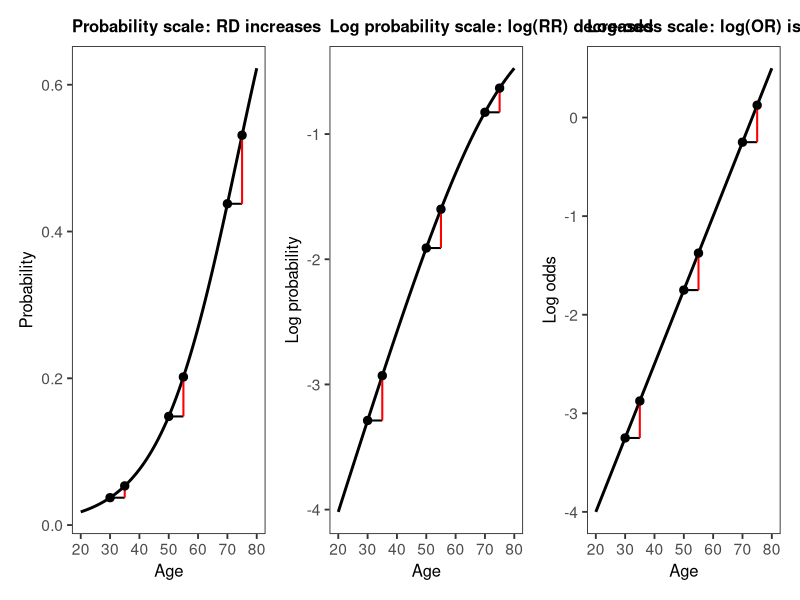

Generate this figure with R:
library(data.table)
library(ggplot2)
library(patchwork)

theme_set(
  theme_bw(base_size = 14) +
    theme(
      panel.grid = element_blank(),
      plot.title = element_text(face = "bold", size = 12),
      axis.title = element_text(size = 12)
    )
)

ages_plot <- seq(20, 80, by = 0.1)

plot_data <- data.table(
  age = ages_plot
)

plot_data[, probability :=
            plogis(-5.5 + 0.075 * age)]

plot_data[, log_probability := log(probability)]

plot_data[, log_odds :=
            -5.5 + 0.075 * age]


highlight <- data.table(
  age = c(30, 50, 70)
)

highlight[, p_age :=
            plogis(-5.5 + 0.075 * age)]

highlight[, p_next :=
            plogis(-5.5 + 0.075 * (age + 5))]

highlight[, log_p_age := log(p_age)]
highlight[, log_p_next := log(p_next)]

highlight[, log_odds_age :=
            -5.5 + 0.075 * age]

highlight[, log_odds_next :=
            -5.5 + 0.075 * (age + 5)]




##

make_plot <- function(yvar, y_start, y_end, ylab, title) {
  
  ggplot(plot_data, aes(x = age, y = .data[[yvar]])) +
    geom_line(linewidth = 1) +
    geom_segment(
      data = highlight,
      aes(
        x = age,
        xend = age + 5,
        y = .data[[y_start]],
        yend = .data[[y_start]]
      ),
      linewidth = 0.7
    ) +
    geom_segment(
      data = highlight,
      aes(
        x = age + 5,
        xend = age + 5,
        y = .data[[y_start]],
        yend = .data[[y_end]]
      ),
      linewidth = 0.7,
      color = "red"
    ) +
    geom_point(
      data = highlight,
      aes(x = age, y = .data[[y_start]]),
      size = 2.5
    ) +
    geom_point(
      data = highlight,
      aes(x = age + 5, y = .data[[y_end]]),
      size = 2.5
    ) +
    scale_x_continuous(
      breaks = seq(20, 80, by = 10)
    ) +
    labs(
      title = title,
      x = "Age",
      y = ylab
    )
}

p1 <- make_plot(
  "probability",
  "p_age",
  "p_next",
  "Probability",
  "Probability scale: RD increases"
)

p2 <- make_plot(
  "log_probability",
  "log_p_age",
  "log_p_next",
  "Log probability",
  "Log probability scale: log(RR) decreases"
)

p3 <- make_plot(
  "log_odds",
  "log_odds_age",
  "log_odds_next",
  "Log odds",
  "Log-odds scale: log(OR) is constant"
)

p <- p1 + p2 + p3

ggsave("lecture06/images/rdrror.png", height = 2, scale = 2)
